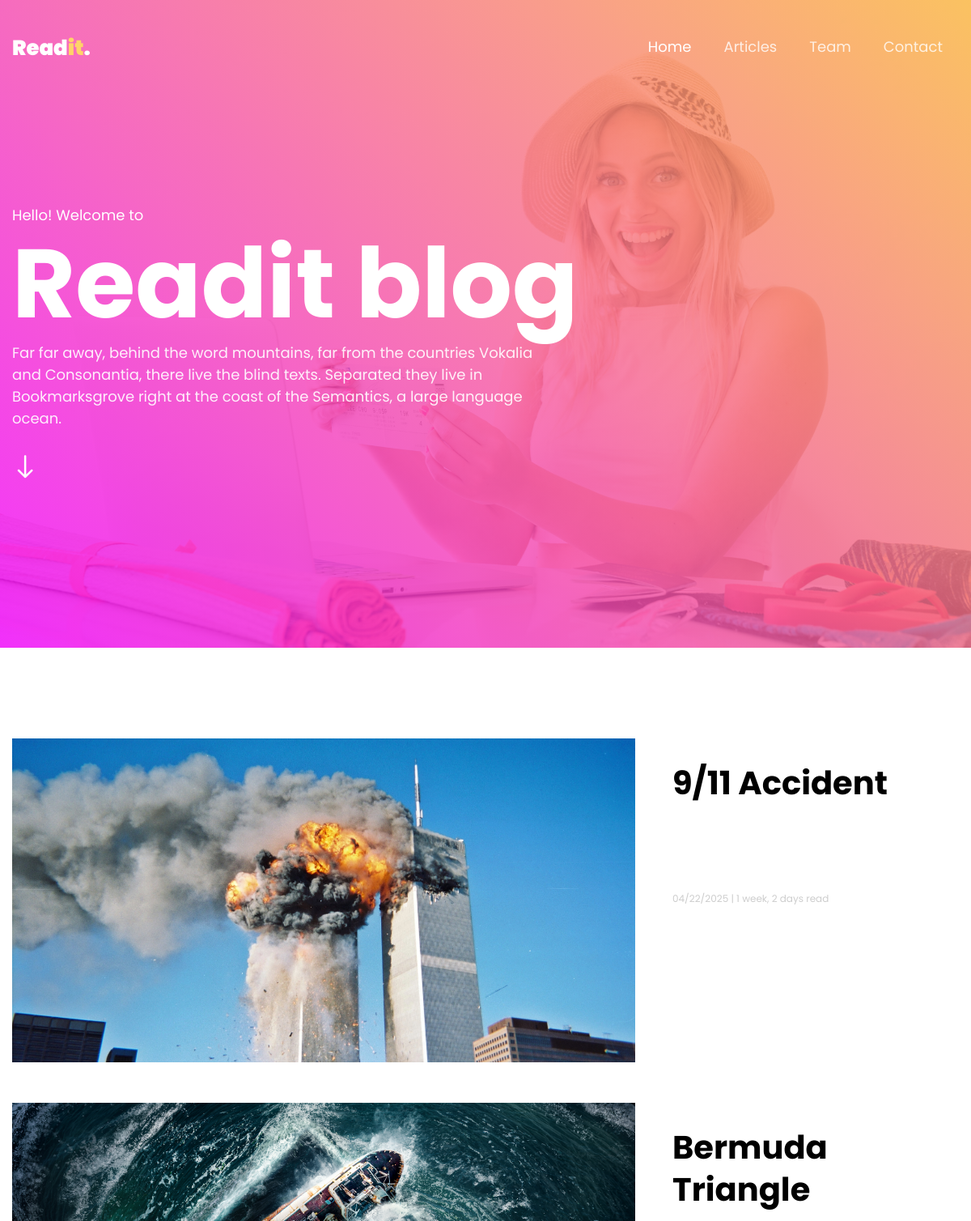
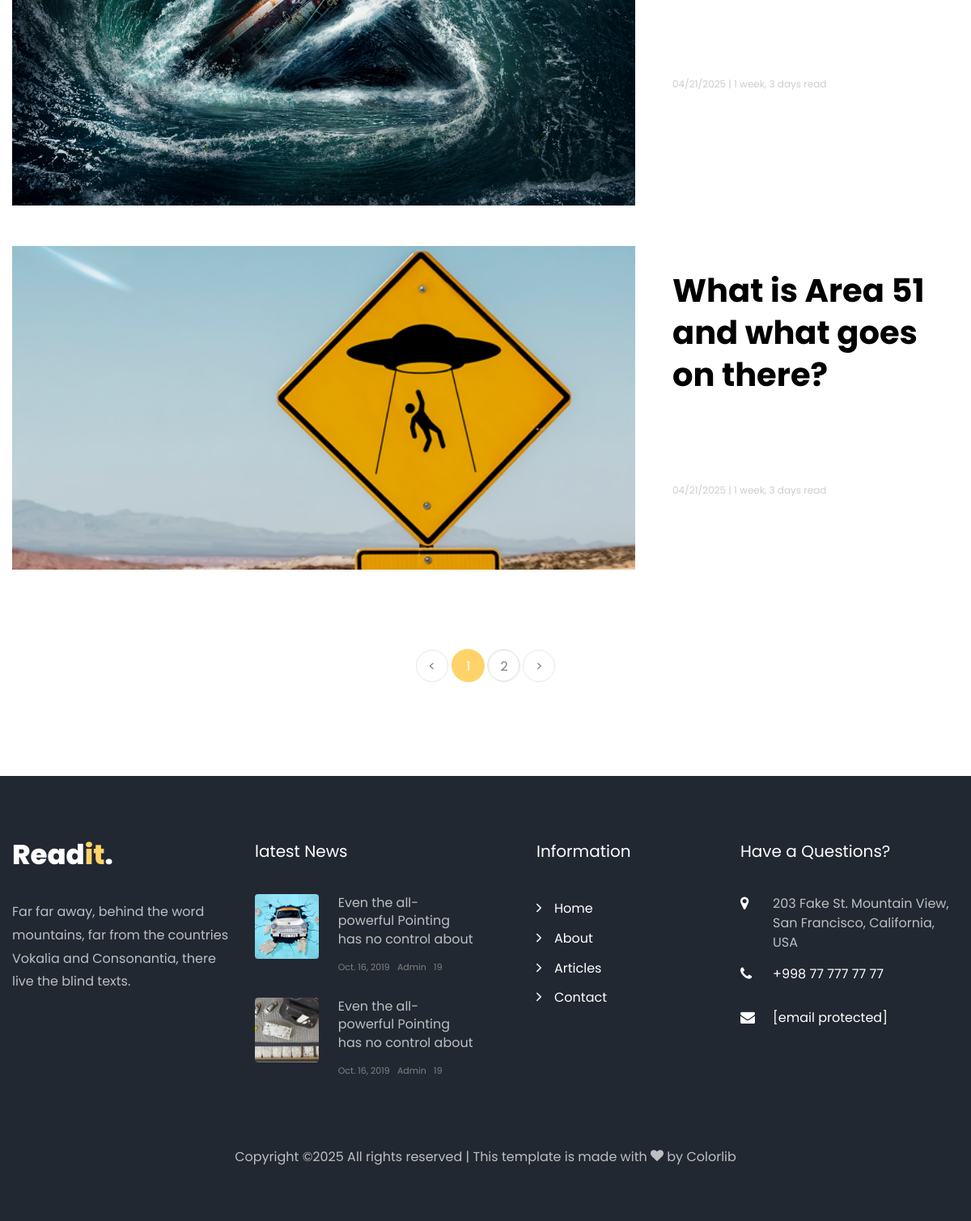
The page / on the database its author committed (2 pictures, top to bottom).
### apps/article/models.py (models this page shows, shortened)
class Article(models.Model):
    title = models.CharField(max_length=221)
    author = models.ForeignKey('Author', on_delete=models.CASCADE, null=True, blank=True)
    slug = models.SlugField(max_length=221)
    content = RichTextField()
    image = models.ImageField(upload_to='articles/')
    category = models.ForeignKey(Category, on_delete=models.CASCADE, null=True, blank=True)
    tags = models.ManyToManyField(Tags, blank=True)
    created_at = models.DateTimeField(auto_now_add=True)

### apps/main/views.py (the view)
# urls.py: path('', index, name='index'),
def index(request):
    articles = Article.objects.all().order_by('-created_at')
    paginator = Paginator(articles, 3)  # Show 3 articles per page
    page_number = request.GET.get('page')
    page_obj = paginator.get_page(page_number)
    context = {
        'articles': page_obj,
    }
    return render(request, 'main/index.html', context)

### templates/main/index.html (shortened to what this page needs)
{% extends 'base.html' %}
{% load static %}
{% block content %}
  <div class="hero-wrap js-fullheight" style="background-image: url({% static 'images/bg_1.jpg' %});" data-stellar-background-ratio="0.5">
	<div class="overlay"></div>
	<div class="container">
	  <div class="row no-gutters slider-text js-fullheight align-items-center justify-content-start" data-scrollax-parent="true">
		<div class="col-md-12 ftco-animate">
			<h2 class="subheading">Hello! Welcome to</h2>
			<h1 class="mb-4 mb-md-0">Readit blog</h1>
			<div class="row">
				<div class="col-md-7">
					<div class="text">
						<p>Far far away, behind the word mountains, far from the countries Vokalia and Consonantia, there live the blind texts. Separated they live in Bookmarksgrove right at the coast of the Semantics, a large language ocean.</p>
						<div class="mouse">
									  <a href="#" class="mouse-icon">
										  <div class="mouse-wheel"><span class="ion-ios-arrow-round-down"></span></div>
									  </a>
								  </div>
							  </div>
				</div>
			</div>
		</div>
	  </div>
	</div>
  </div>
	<section class="ftco-section">
		<div class="container">
			<div class="row">
				<div class="col-md-12">
					{% for article in articles %}
						<div class="case">
							<div class="row">
								<div class="col-md-6 col-lg-6 col-xl-8 d-flex">
									<a href="{% url 'article:detail' article.slug %}" class="img w-100 mb-3 mb-md-0" style="background-image: url('{{ article.image.url }}');"></a>
								</div>
								<div class="col-md-6 col-lg-6 col-xl-4 d-flex">
									<div class="text w-100 pl-md-3">
										<h2><a href="blog-single.html">{{ article.title }}</a></h2>
										<div class="meta">
											<p class="mb-0"><a href="#">{{ article.created_at|date:"m/d/Y" }}</a> | <a href="#">{{ article.created_at|timesince }}</a> read</p>
										</div>
									</div>
								</div>
							</div>
						</div>
					{% endfor %}
				</div>
			</div>
			{% include 'paginator.html' %}
		</div>
	</section>
{% endblock %}

### templates/base.html (shortened to what this page needs)
<!DOCTYPE html>
{% load static %}
<html lang="en">
<head>
	<link rel="stylesheet" href="{% static 'css/open-iconic-bootstrap.min.css' %}">
	<link rel="stylesheet" href="{% static 'css/animate.css' %}">
	<link rel="stylesheet" href="{% static 'css/owl.carousel.min.css' %}">
	<link rel="stylesheet" href="{% static 'css/owl.theme.default.min.css' %}">
	<link rel="stylesheet" href="{% static 'css/magnific-popup.css' %}">
	<link rel="stylesheet" href="{% static 'css/aos.css' %}">
	<link rel="stylesheet" href="{% static 'css/ionicons.min.css' %}">
	<link rel="stylesheet" href="{% static 'css/flaticon.css' %}">
	<link rel="stylesheet" href="{% static 'css/icomoon.css' %}">
	<link rel="stylesheet" href="{% static 'css/style.css' %}">
</head>
{% include "navbar.html" %}
{% block content %}
{% endblock %}
{% include "footer.html" %}

### templates/navbar.html (shortened to what this page needs)
<nav class="navbar px-md-0 navbar-expand-lg navbar-dark ftco_navbar bg-dark ftco-navbar-light" id="ftco-navbar">
    <div class="container">
      <a class="navbar-brand" href="{% url 'main:index' %}">Read<i>it</i>.</a>
      <div class="collapse navbar-collapse" id="ftco-nav">
        <ul class="navbar-nav ml-auto">
          <li class="nav-item active"><a href="{% url 'main:index' %}" class="nav-link">Home</a></li>
          <li class="nav-item"><a href="{% url 'article:list' %}" class="nav-link">Articles</a></li>
          <li class="nav-item"><a href="{% url 'main:about' %}" class="nav-link">Team</a></li>
          <li class="nav-item"><a href="{% url 'main:contact' %}" class="nav-link">Contact</a></li>
        </ul>
      </div>
    </div>
</nav>

### templates/paginator.html
<div class="row mt-5">
    <div class="col text-center">
        <div class="block-27">
            <ul>
                {% if articles.has_previous %}
                    <li><a href="?page={{ articles.previous_page_number }}">&lt;</a></li>
                {% else %}
                    <li class="disabled"><span>&lt;</span></li>
                {% endif %}
                {% for page_number in articles.paginator.page_range %}
                <li class="{% if articles.number == page_number %}active{% endif %} ">
                    <a href="?page={{ page_number }}"><span>{{ page_number }}</span></a></li>
                {% endfor %}
                {% if articles.has_next %}
                    <li><a href="?page={{ articles.next_page_number }}">&gt;</a></li>
                {% else %}
                    <li class="disabled"><span>&gt;</span></li>
                {% endif %}
            </ul>
        </div>
    </div>
</div>

### templates/footer.html (shortened to what this page needs)
{% load static %}
<footer class="ftco-footer ftco-bg-dark ftco-section">
    <div class="container">
      <div class="row mb-5">
        <div class="col-md">
          <div class="ftco-footer-widget mb-4">
            <h2 class="logo"><a href="{% url 'main:index' %}">Read<span>it</span>.</a></h2>
            <p>Far far away, behind the word mountains, far from the countries Vokalia and Consonantia, there live the blind texts.</p>
            <ul class="ftco-footer-social list-unstyled float-md-left float-lft mt-5">
            </ul>
          </div>
        </div>
        <div class="col-md">
           <div class="ftco-footer-widget mb-4">
            <h2 class="ftco-heading-2">latest News</h2>
            <div class="block-21 mb-4 d-flex">
                <a class="img mr-4 rounded" style="background-image: url({% static 'images/image_1.jpg' %});"></a>
                <div class="text">
                  <h3 class="heading"><a href="#">Even the all-powerful Pointing has no control about</a></h3>
                  <div class="meta">
                    <div><a href="#"></span> Oct. 16, 2019</a></div>
                    <div><a href="#"></span> Admin</a></div>
                    <div><a href="#"></span> 19</a></div>
                  </div>
                </div>
              </div>
              <div class="block-21 mb-4 d-flex">
                <a class="img mr-4 rounded" style="background-image: url({% static 'images/image_2.jpg' %});"></a>
                <div class="text">
                  <h3 class="heading"><a href="#">Even the all-powerful Pointing has no control about</a></h3>
                  <div class="meta">
                    <div><a href="#"></span> Oct. 16, 2019</a></div>
                    <div><a href="#"></span> Admin</a></div>
                    <div><a href="#"></span> 19</a></div>
                  </div>
                </div>
              </div>
          </div>
        </div>
        <div class="col-md">
          <div class="ftco-footer-widget mb-4 ml-md-5">
            <h2 class="ftco-heading-2">Information</h2>
            <ul class="list-unstyled">
              <li><a href="{% url 'main:index' %}" class="py-1 d-block"><span class="ion-ios-arrow-forward mr-3"></span>Home</a></li>
              <li><a href="{% url 'main:about' %}" class="py-1 d-block"><span class="ion-ios-arrow-forward mr-3"></span>About</a></li>
              <li><a href="{% url 'article:list' %}" class="py-1 d-block"><span class="ion-ios-arrow-forward mr-3"></span>Articles</a></li>
              <li><a href="{% url 'main:contact' %}" class="py-1 d-block"><span class="ion-ios-arrow-forward mr-3"></span>Contact</a></li>
            </ul>
          </div>
        </div>
        <div class="col-md">
          <div class="ftco-footer-widget mb-4">
              <h2 class="ftco-heading-2">Have a Questions?</h2>
              <div class="block-23 mb-3">
                <ul>
                  <li><span class="icon icon-map-marker"></span><span class="text">203 Fake St. Mountain View, San Francisco, California, USA</span></li>
                  <li><a href="#"><span class="icon icon-phone"></span><span class="text">+998 77 777 77 77</span></a></li>
                  <li><a href="#"><span class="icon icon-envelope"></span><span class="text"><span class="__cf_email__" data-cfemail="553c3b333a152c3a2027313a38343c3b7b363a38">[email&#160;protected]</span></span></a></li>
                </ul>
              </div>
          </div>
        </div>
      </div>
      <div class="row">
        <div class="col-md-12 text-center">
          <p>
    Copyright &copy; All rights reserved | This template is made with <i class="icon-heart color-danger" aria-hidden="true"></i> by <a href="https://colorlib.com/" target="_blank">Colorlib</a>
    </p>
        </div>
      </div>
    </div>
</footer>

### static/css/icomoon.css (style rules this page uses)
[class^="icon-"], [class*=" icon-"] { font-family: 'icomoon' !important; speak: none; font-style: normal; font-weight: normal; font-variant: normal; text-transform: none; line-height: 1; -webkit-font-smoothing: antialiased; -moz-osx-font-smoothing: grayscale; }
.icon-heart:before { content: "\f004"; }
.icon-map-marker:before { content: "\f041"; }
.icon-phone:before { content: "\f095"; }
.icon-envelope:before { content: "\f0e0"; }

### rows shown on the page
Article: image (picture), title "9/11 Accident", created_at "04/22/2025", created_at "1 week, 2 days"
Article: image (picture), title "Bermuda Triangle", created_at "04/21/2025", created_at "1 week, 3 days"
Article: image (picture), title "What is Area 51 and what goes on there?", created_at "04/21/2025", created_at "1 week, 3 days"

### other values the page prints
{{ page_number }} "1" "2"
